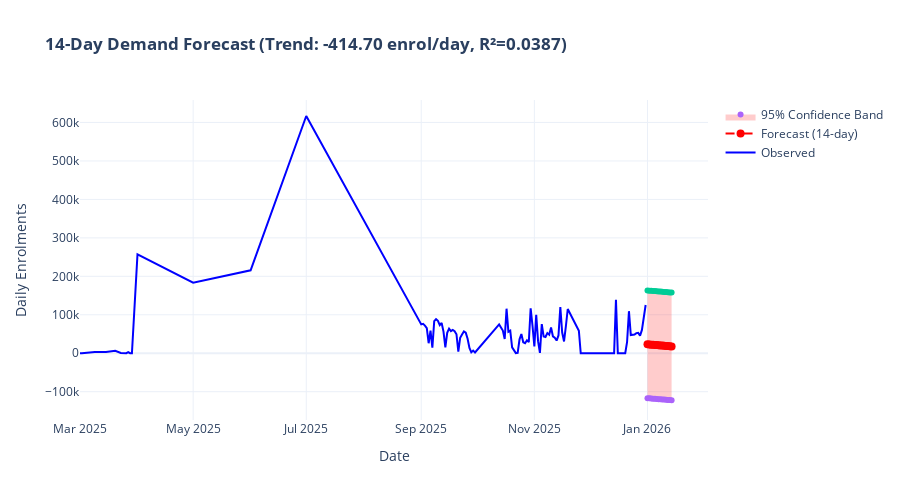

Source (notebook cell):
### Code cell
# 5.6 14-Day Demand Forecast (Linear Regression)
from sklearn.linear_model import LinearRegression
import numpy as np

# Prepare data
nat_daily_clean = national_daily.dropna(subset=["total_enrol"]).reset_index(drop=True).copy()
X = np.arange(len(nat_daily_clean)).reshape(-1, 1)
y = nat_daily_clean["total_enrol"].values

# Train model
model = LinearRegression()
model.fit(X, y)
r2_score = model.score(X, y)

# Generate forecast for next 14 days
future_days = np.arange(len(nat_daily_clean), len(nat_daily_clean) + 14).reshape(-1, 1)
forecast = model.predict(future_days)
forecast_dates = pd.date_range(start=nat_daily_clean["date"].max(), periods=15, freq="D")[1:]

fig6 = go.Figure()

# Historical data
fig6.add_trace(go.Scatter(
    x=nat_daily_clean["date"], y=nat_daily_clean["total_enrol"],
    name="Observed", mode="lines", line=dict(color="blue", width=2)
))

# Forecast
fig6.add_trace(go.Scatter(
    x=forecast_dates, y=forecast,
    name="Forecast (14-day)", mode="lines+markers", 
    line=dict(color="red", width=2, dash="dash"), marker=dict(size=8)
))

# Confidence band (rough estimate)
forecast_std = np.std(y)
fig6.add_trace(go.Scatter(
    x=forecast_dates, y=forecast + 2*forecast_std,
    fill=None, showlegend=False, line=dict(width=0)
))
fig6.add_trace(go.Scatter(
    x=forecast_dates, y=forecast - 2*forecast_std,
    name="95% Confidence Band", fill="tonexty",
    fillcolor="rgba(255,0,0,0.2)", line=dict(width=0)
))

fig6.update_layout(
    title=f"<b>14-Day Demand Forecast (Trend: {model.coef_[0]:.2f} enrol/day, R²={r2_score:.4f})</b>",
    xaxis_title="Date", yaxis_title="Daily Enrolments",
    hovermode="x unified", height=500, template="plotly_white",
    font=dict(size=12)
)
fig6.show()

print(f"\nForecast Model Summary:")
print(f"  Trend coefficient: {model.coef_[0]:.2f} enrolments/day")
print(f"  R² score: {r2_score:.4f}")
print(f"  14-day average forecast: {forecast.mean():.0f} enrolments/day")
print(f"  Forecast range: {forecast.min():.0f} - {forecast.max():.0f}")
